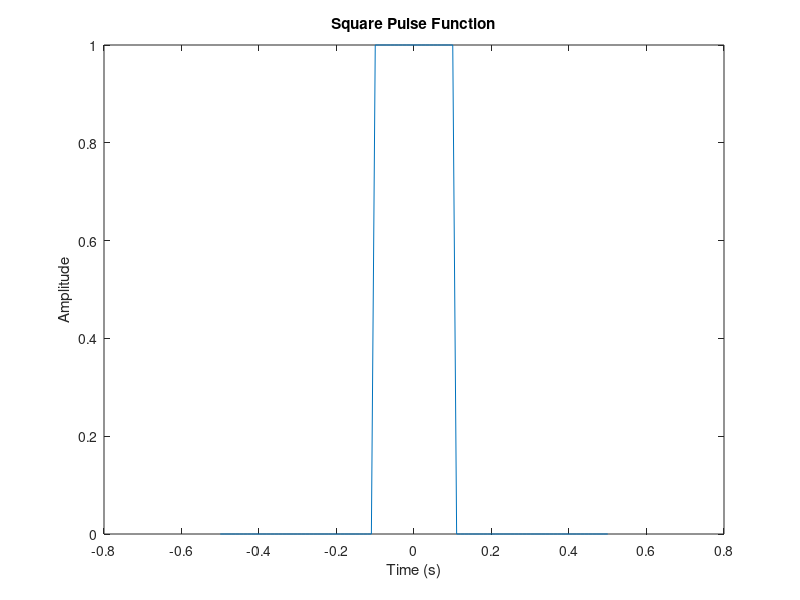
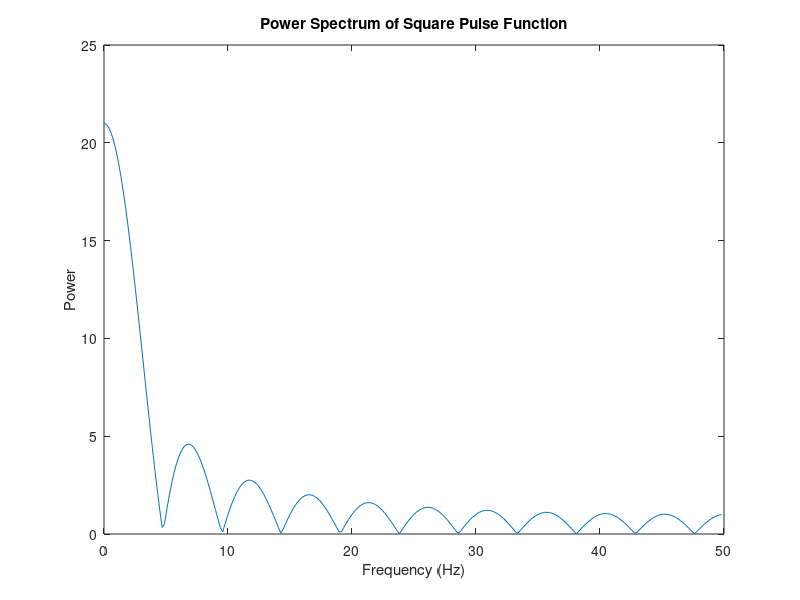

Recreate these plots in MATLAB, in order.
clear
clc
%
% FFT Square Pulse Function
%
fs = 100; % Sampling Frequency
t = -0.5:1/fs:0.5; % Time Vector (1 second)
w = 0.2; % Widht of the Rectangule
%
x = rectpuls(t,w); % Generate Square Pulse
%
% Fast Fourier Transform
%
nfft = 512; % Length of FFT
%
% Take FFT, padding with zeros so that length(X) is equal to nfft
%
X = fft(x,nfft);
%
% FFT is symmetric, throw away second half
%
X = X(1:nfft/2);
%
% Take the magnitude of FFT of x
%
mx = abs(X);
%
% Frequency vector
%
fv = (0:nfft/2-1)*fs/nfft; 
%
% Generate the Plot
%
figure(1)
plot(t,x);
title('Square Pulse Function');
xlabel('Time (s)');
ylabel('Amplitude');
%
figure(2)
plot(fv,mx); 
title('Power Spectrum of Square Pulse Function');
xlabel('Frequency (Hz)'); 
ylabel('Power');